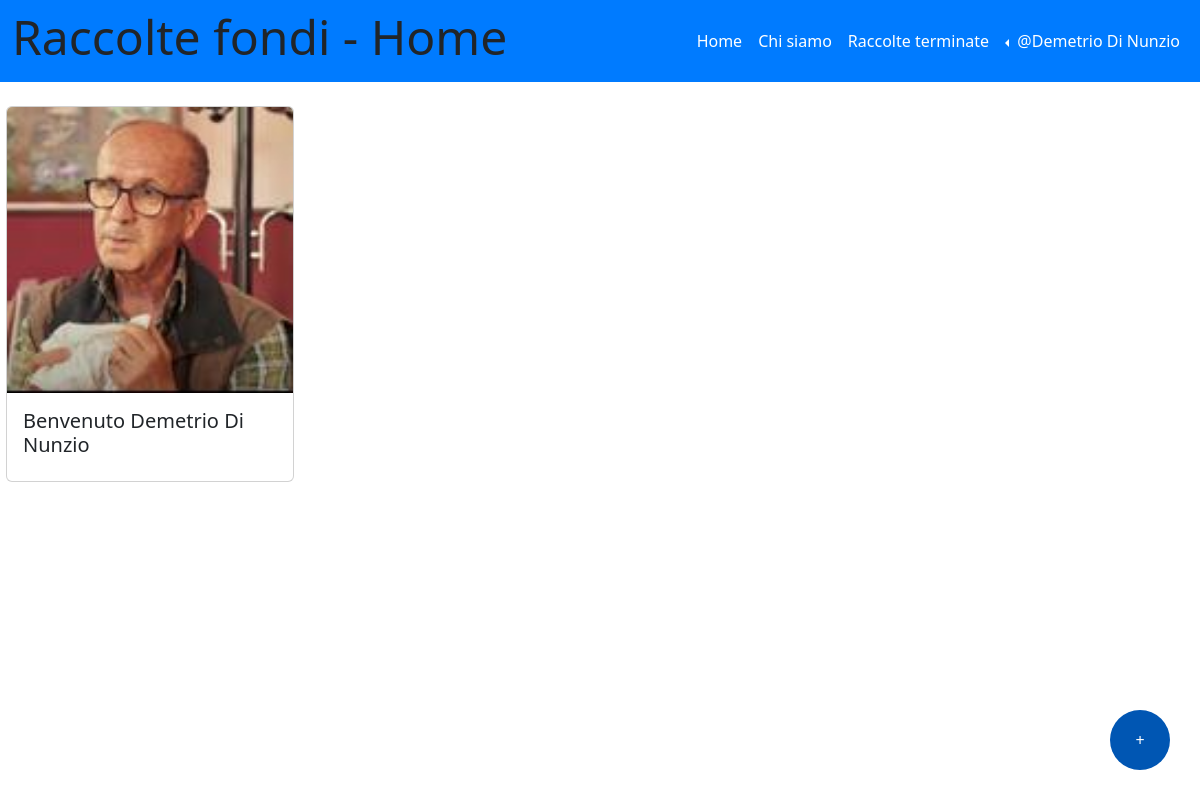
Page / (signed in) on the committed database.
### tables this page shows
CREATE TABLE "utenti" (
	"id_utente"	INTEGER NOT NULL UNIQUE,
	"email"	TEXT NOT NULL UNIQUE,
	"password"	TEXT NOT NULL UNIQUE,
	"nome"	TEXT NOT NULL,
	"cognome"	TEXT NOT NULL,
	"immagine_utente"	TEXT,
	"portafoglio"	NUMERIC,
	PRIMARY KEY("id_utente" AUTOINCREMENT)
);

### app.py (the view)
@app.route('/')
def home():
    now = datetime.now()  # Get the current date and time
    current_date = now.date()  # Get the current date
    current_hour = now.hour  # Get the current hour
    current_minute = now.minute  # Get the current minute
    data_oggi = now.strftime("%Y-%m-%d %H:%M")
    raccolte_db = raccolte_dao.get_raccolte()
    return render_template('home.html', raccolte=raccolte_db, oggi=data_oggi)

### app.py (called while the page is built)
@app.before_request
def update_before_request():
    app.logger.info('Inizio update_status_e_portafoglio')
    try:
        raccolte_dao.update_status_e_portafoglio()
        app.logger.info('Fine update_status_e_portafoglio')
    except Exception as e:
        print('Error during update:', str(e))

@login_manager.user_loader
def load_user(user_id):
    db_user = utenti_dao.get_user_by_id(user_id)
    if db_user is not None:
        user = User(id_utente=db_user['id_utente'], nome=db_user['nome'], cognome=db_user['cognome'], email=db_user['email'], password=db_user['password'], immagine_utente=db_user['immagine_utente'], portafoglio=db_user['portafoglio'])
    else:
        user = None
    return user

### raccolte_dao.py (called while the page is built, shortened)
def update_status_e_portafoglio():
    conn = sqlite3.connect('db/raccolte_fondi.db')
    conn.row_factory = sqlite3.Row
    cursor = conn.cursor()
    success = False
    now = datetime.now()
    data_oggi = now.strftime("%Y-%m-%d %H:%M")
    sql_update_status = 'UPDATE raccolte SET status = "terminata" WHERE strftime("%Y-%m-%d %H:%M", data_termine) <= ? AND status = "attiva" OR (cifra_attuale >= cifra_da_raggiungere AND status = "attiva")'
    cursor.execute(sql_update_status, (data_oggi, ))
    raccolte_da_aggiornare = cursor.execute('''
    SELECT id_raccolta, organizzatore_raccolta, cifra_attuale
    FROM raccolte
    WHERE status = "terminata" AND aggiornata = "no"
    ''').fetchall()
    try:
        conn.commit()
        success = True
    except Exception as e:
        print('Error during portafoglio update:', str(e))
        conn.rollback()
    conn.close()
    return success

### utenti_dao.py (called while the page is built)
def get_user_by_id(id):
    conn = sqlite3.connect('db/raccolte_fondi.db')
    conn.row_factory = sqlite3.Row
    cursor = conn.cursor()
    sql = 'SELECT * FROM utenti WHERE id_utente = ?'
    cursor.execute(sql, (id,))
    user = cursor.fetchone()
    cursor.close()
    conn.close()
    return user

### templates/home.html (shortened to what this page needs)
{% extends "base.html" %}
{% block home_active %}active{% endblock %}
{% block page_name%}Home{%endblock%}
{% block content %}
<aside id="myaside" class="col-lg-3 col-md-12">
    {% if not current_user.is_authenticated %}
    <section>
      <h3>Login</h3>
      <div class="bg-light p-4 border rounded mb-3">
        <form action="/login" method="POST">
          <div class="mb-3">
            <label for="nicknameInput" class="form-label">email</label>
            <input type="text" class="form-control" id="emailInput" aria-describedby="nicknameHelp" name="email">
            <div id="emailHelp" class="form-text">Non condivideremo mai la tua email con nessun altro.</div>
          </div>
          <div class="mb-3">
            <label for="passwordInput" class="form-label">Password</label>
            <input type="password" class="form-control" id="passwordInput" name="password">
          </div>
          <small>Non hai ancora un account? <a href="/iscriviti">Registrati</a></small>
          <button type="submit" class="btn btn-primary mt-3">Accedi</button>
        </form>
      </div>
    </section>
    {% else %}
    <div class="container d-flex justify-content-center align-items-center">
      <div class="row">
          <div class="col-3">
      <div class="card" style="width: 18rem;">
        {% if current_user.immagine_utente%}
          <img src="{{ url_for('static', filename= current_user.immagine_utente) }}" class="card-img-top" alt="immagine dell'utente">
        {% else%}
        <img src="{{ url_for('static', filename= 'user.jpg') }}" class="card-img-top" alt="immagine dell'utente">
        {% endif %}
          <div class="card-body">
          <h5 class="card-title">Benvenuto {{current_user.nome}} {{current_user.cognome}}</h5>
          </div>
      </div>
      </div>
      </div>
  </div>
    {% endif %}
  </aside>
  <main class="col-lg-9 col-md-12">
  </main>
  {% if current_user.is_authenticated %}
<button type="button" class="mybutton" data-bs-toggle="modal" data-bs-target="#createModal">
  +
</button>
{% endif %}
{% endblock %}

### templates/base.html (shortened to what this page needs)
<!doctype html>
<html lang="en">
<head>
  <link href="https://cdn.jsdelivr.net/npm/bootstrap@5.3.2/dist/css/bootstrap.min.css" rel="stylesheet"
>
  <link rel="stylesheet" href="https://cdn.jsdelivr.net/npm/bootstrap-icons@1.11.2/font/bootstrap-icons.min.css">
  <link rel="stylesheet" href="{{ url_for('static', filename='style.css') }}">
</head>
<body>
  <header id="myheader">
    <nav class="navbar navbar-dark navbar-expand-lg mynavbar">
      <div class="container-fluid">
        <h1 class="display-5">Raccolte fondi - {% block page_name %}{% endblock %}</h1>
        <div class="collapse navbar-collapse" id="navbarSupportedContent">
          <ul class="navbar-nav ms-auto">
            <li class="nav-item">
              <a class="nav-link {%block home_active%}{% endblock %}" aria-current="page" href="/">Home</a>
            </li>
            <li class="nav-item">
              <a class="nav-link {%block about_active%}{% endblock %}" href="{{ url_for('about') }}">Chi siamo</a>
            </li>
            <li class="nav-item">
                <a class="nav-link {%block raccolte_terminate_active%}{% endblock %}" href="{{ url_for('raccolte_terminate') }}">Raccolte terminate</a>
              </li>
            {% if current_user.is_authenticated %}
            <li class="nav-item dropdown dropstart">
              <a class="nav-link dropdown-toggle" href="#" role="button" data-bs-toggle="dropdown"
                aria-expanded="false">
                @{{current_user.nome}} {{current_user.cognome}}
              </a>
            </li>
            {% else %}
            <li class="nav-item">
              <a class="nav-link {%block signup_active%}{% endblock %}" aria-current="page"
                href="{{ url_for('iscriviti') }}">Registrati</a>
            </li>
            {% endif %}
          </ul>
        </div>
      </div>
    </nav>
  </header>
  <div class="container-fluid mt-4">
    <div class="row">
      {%block content %}{% endblock %}
    </div>
  </div>
</body>
</html>

### static/style.css (style rules this page uses)
.mynavbar { background-color: #007bff; }
.navbar-dark .navbar-nav .nav-link { color: white; }
.mybutton { background-color: #0056b3; border: none; border-radius: 50%; bottom: 30px; color: white; height: 60px; position: fixed; right: 30px; text-align: center; text-decoration: none; vertical-align: middle; width: 60px; }

### rows in the picture
utenti: nome "Demetrio", cognome "Di Nunzio", immagine_utente (picture)
